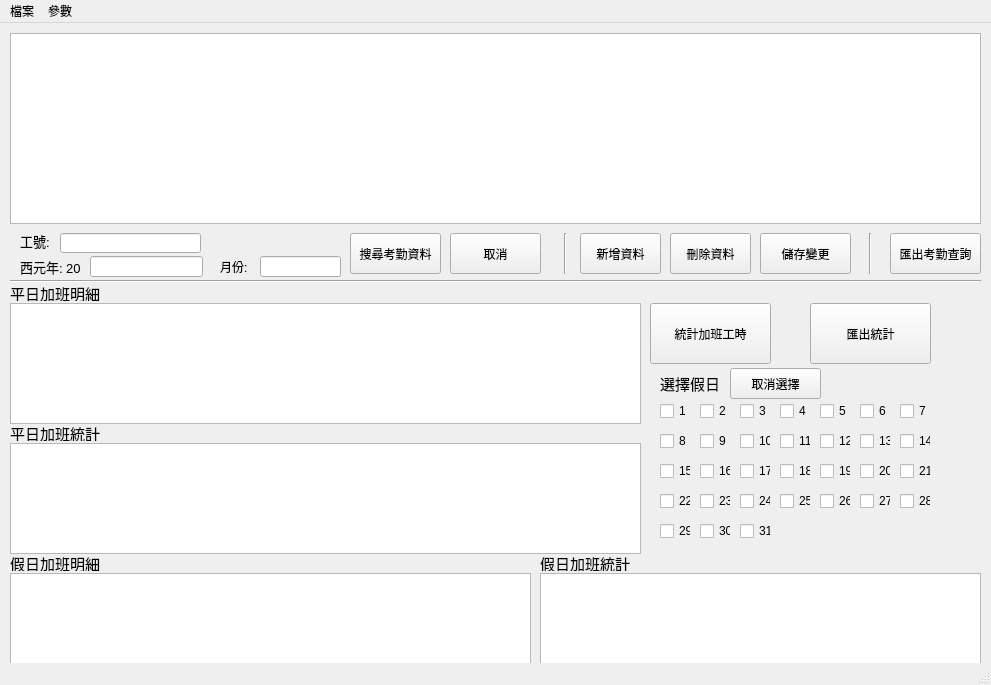
<?xml version="1.0" encoding="UTF-8"?>
<ui version="4.0">
 <class>MainWindow</class>
 <widget class="QMainWindow" name="MainWindow">
  <property name="geometry">
   <rect>
    <x>0</x>
    <y>0</y>
    <width>991</width>
    <height>685</height>
   </rect>
  </property>
  <property name="windowTitle">
   <string>加班時數統計</string>
  </property>
  <widget class="QWidget" name="centralwidget">
   <widget class="QTableView" name="tableView">
    <property name="geometry">
     <rect>
      <x>10</x>
      <y>10</y>
      <width>971</width>
      <height>191</height>
     </rect>
    </property>
    <property name="sortingEnabled">
     <bool>false</bool>
    </property>
   </widget>
   <widget class="QLabel" name="label">
    <property name="geometry">
     <rect>
      <x>20</x>
      <y>210</y>
      <width>47</width>
      <height>16</height>
     </rect>
    </property>
    <property name="font">
     <font>
      <family>System</family>
      <pointsize>10</pointsize>
     </font>
    </property>
    <property name="text">
     <string>工號:</string>
    </property>
   </widget>
   <widget class="QLineEdit" name="lineEdit_id">
    <property name="geometry">
     <rect>
      <x>60</x>
      <y>210</y>
      <width>141</width>
      <height>20</height>
     </rect>
    </property>
   </widget>
   <widget class="QLabel" name="label_2">
    <property name="geometry">
     <rect>
      <x>20</x>
      <y>233</y>
      <width>71</width>
      <height>21</height>
     </rect>
    </property>
    <property name="font">
     <font>
      <family>System</family>
      <pointsize>10</pointsize>
     </font>
    </property>
    <property name="text">
     <string>西元年: 20</string>
    </property>
   </widget>
   <widget class="QLineEdit" name="lineEdit_year">
    <property name="geometry">
     <rect>
      <x>90</x>
      <y>233</y>
      <width>113</width>
      <height>21</height>
     </rect>
    </property>
   </widget>
   <widget class="QLabel" name="label_3">
    <property name="geometry">
     <rect>
      <x>220</x>
      <y>233</y>
      <width>47</width>
      <height>21</height>
     </rect>
    </property>
    <property name="font">
     <font>
      <family>System</family>
     </font>
    </property>
    <property name="text">
     <string>月份:</string>
    </property>
   </widget>
   <widget class="QLineEdit" name="lineEdit_month">
    <property name="geometry">
     <rect>
      <x>260</x>
      <y>233</y>
      <width>81</width>
      <height>21</height>
     </rect>
    </property>
   </widget>
   <widget class="QPushButton" name="pushButton">
    <property name="geometry">
     <rect>
      <x>350</x>
      <y>210</y>
      <width>91</width>
      <height>41</height>
     </rect>
    </property>
    <property name="text">
     <string>搜尋考勤資料</string>
    </property>
   </widget>
   <widget class="QPushButton" name="pushButton_2">
    <property name="geometry">
     <rect>
      <x>450</x>
      <y>210</y>
      <width>91</width>
      <height>41</height>
     </rect>
    </property>
    <property name="text">
     <string>取消</string>
    </property>
   </widget>
   <widget class="QTableView" name="tableView_2">
    <property name="geometry">
     <rect>
      <x>10</x>
      <y>280</y>
      <width>631</width>
      <height>121</height>
     </rect>
    </property>
   </widget>
   <widget class="QTableView" name="tableView_3">
    <property name="geometry">
     <rect>
      <x>10</x>
      <y>420</y>
      <width>631</width>
      <height>111</height>
     </rect>
    </property>
   </widget>
   <widget class="QPushButton" name="pushButton_3">
    <property name="geometry">
     <rect>
      <x>650</x>
      <y>280</y>
      <width>121</width>
      <height>61</height>
     </rect>
    </property>
    <property name="text">
     <string>統計加班工時</string>
    </property>
   </widget>
   <widget class="QPushButton" name="pushButton_4">
    <property name="geometry">
     <rect>
      <x>760</x>
      <y>210</y>
      <width>91</width>
      <height>41</height>
     </rect>
    </property>
    <property name="text">
     <string>儲存變更</string>
    </property>
   </widget>
   <widget class="QCheckBox" name="checkBox_1">
    <property name="geometry">
     <rect>
      <x>660</x>
      <y>380</y>
      <width>31</width>
      <height>16</height>
     </rect>
    </property>
    <property name="text">
     <string>1</string>
    </property>
   </widget>
   <widget class="QCheckBox" name="checkBox_2">
    <property name="geometry">
     <rect>
      <x>700</x>
      <y>380</y>
      <width>31</width>
      <height>16</height>
     </rect>
    </property>
    <property name="text">
     <string>2</string>
    </property>
   </widget>
   <widget class="QCheckBox" name="checkBox_3">
    <property name="geometry">
     <rect>
      <x>740</x>
      <y>380</y>
      <width>31</width>
      <height>16</height>
     </rect>
    </property>
    <property name="text">
     <string>3</string>
    </property>
   </widget>
   <widget class="QCheckBox" name="checkBox_4">
    <property name="geometry">
     <rect>
      <x>780</x>
      <y>380</y>
      <width>31</width>
      <height>16</height>
     </rect>
    </property>
    <property name="text">
     <string>4</string>
    </property>
   </widget>
   <widget class="QCheckBox" name="checkBox_5">
    <property name="geometry">
     <rect>
      <x>820</x>
      <y>380</y>
      <width>31</width>
      <height>16</height>
     </rect>
    </property>
    <property name="text">
     <string>5</string>
    </property>
   </widget>
   <widget class="QCheckBox" name="checkBox_6">
    <property name="geometry">
     <rect>
      <x>860</x>
      <y>380</y>
      <width>31</width>
      <height>16</height>
     </rect>
    </property>
    <property name="text">
     <string>6</string>
    </property>
   </widget>
   <widget class="QCheckBox" name="checkBox_7">
    <property name="geometry">
     <rect>
      <x>900</x>
      <y>380</y>
      <width>31</width>
      <height>16</height>
     </rect>
    </property>
    <property name="text">
     <string>7</string>
    </property>
   </widget>
   <widget class="QCheckBox" name="checkBox_9">
    <property name="geometry">
     <rect>
      <x>700</x>
      <y>410</y>
      <width>31</width>
      <height>16</height>
     </rect>
    </property>
    <property name="text">
     <string>9</string>
    </property>
   </widget>
   <widget class="QCheckBox" name="checkBox_14">
    <property name="geometry">
     <rect>
      <x>900</x>
      <y>410</y>
      <width>31</width>
      <height>16</height>
     </rect>
    </property>
    <property name="text">
     <string>14</string>
    </property>
   </widget>
   <widget class="QCheckBox" name="checkBox_11">
    <property name="geometry">
     <rect>
      <x>780</x>
      <y>410</y>
      <width>31</width>
      <height>16</height>
     </rect>
    </property>
    <property name="text">
     <string>11</string>
    </property>
   </widget>
   <widget class="QCheckBox" name="checkBox_8">
    <property name="geometry">
     <rect>
      <x>660</x>
      <y>410</y>
      <width>31</width>
      <height>16</height>
     </rect>
    </property>
    <property name="text">
     <string>8</string>
    </property>
   </widget>
   <widget class="QCheckBox" name="checkBox_12">
    <property name="geometry">
     <rect>
      <x>820</x>
      <y>410</y>
      <width>31</width>
      <height>16</height>
     </rect>
    </property>
    <property name="text">
     <string>12</string>
    </property>
   </widget>
   <widget class="QCheckBox" name="checkBox_13">
    <property name="geometry">
     <rect>
      <x>860</x>
      <y>410</y>
      <width>31</width>
      <height>16</height>
     </rect>
    </property>
    <property name="text">
     <string>13</string>
    </property>
   </widget>
   <widget class="QCheckBox" name="checkBox_10">
    <property name="geometry">
     <rect>
      <x>740</x>
      <y>410</y>
      <width>31</width>
      <height>16</height>
     </rect>
    </property>
    <property name="text">
     <string>10</string>
    </property>
   </widget>
   <widget class="QCheckBox" name="checkBox_16">
    <property name="geometry">
     <rect>
      <x>700</x>
      <y>440</y>
      <width>31</width>
      <height>16</height>
     </rect>
    </property>
    <property name="text">
     <string>16</string>
    </property>
   </widget>
   <widget class="QCheckBox" name="checkBox_21">
    <property name="geometry">
     <rect>
      <x>900</x>
      <y>440</y>
      <width>31</width>
      <height>16</height>
     </rect>
    </property>
    <property name="text">
     <string>21</string>
    </property>
   </widget>
   <widget class="QCheckBox" name="checkBox_18">
    <property name="geometry">
     <rect>
      <x>780</x>
      <y>440</y>
      <width>31</width>
      <height>16</height>
     </rect>
    </property>
    <property name="text">
     <string>18</string>
    </property>
   </widget>
   <widget class="QCheckBox" name="checkBox_15">
    <property name="geometry">
     <rect>
      <x>660</x>
      <y>440</y>
      <width>31</width>
      <height>16</height>
     </rect>
    </property>
    <property name="text">
     <string>15</string>
    </property>
   </widget>
   <widget class="QCheckBox" name="checkBox_19">
    <property name="geometry">
     <rect>
      <x>820</x>
      <y>440</y>
      <width>31</width>
      <height>16</height>
     </rect>
    </property>
    <property name="text">
     <string>19</string>
    </property>
   </widget>
   <widget class="QCheckBox" name="checkBox_20">
    <property name="geometry">
     <rect>
      <x>860</x>
      <y>440</y>
      <width>31</width>
      <height>16</height>
     </rect>
    </property>
    <property name="text">
     <string>20</string>
    </property>
   </widget>
   <widget class="QCheckBox" name="checkBox_17">
    <property name="geometry">
     <rect>
      <x>740</x>
      <y>440</y>
      <width>31</width>
      <height>16</height>
     </rect>
    </property>
    <property name="text">
     <string>17</string>
    </property>
   </widget>
   <widget class="QCheckBox" name="checkBox_23">
    <property name="geometry">
     <rect>
      <x>700</x>
      <y>470</y>
      <width>31</width>
      <height>16</height>
     </rect>
    </property>
    <property name="text">
     <string>23</string>
    </property>
   </widget>
   <widget class="QCheckBox" name="checkBox_28">
    <property name="geometry">
     <rect>
      <x>900</x>
      <y>470</y>
      <width>31</width>
      <height>16</height>
     </rect>
    </property>
    <property name="text">
     <string>28</string>
    </property>
   </widget>
   <widget class="QCheckBox" name="checkBox_25">
    <property name="geometry">
     <rect>
      <x>780</x>
      <y>470</y>
      <width>31</width>
      <height>16</height>
     </rect>
    </property>
    <property name="text">
     <string>25</string>
    </property>
   </widget>
   <widget class="QCheckBox" name="checkBox_22">
    <property name="geometry">
     <rect>
      <x>660</x>
      <y>470</y>
      <width>31</width>
      <height>16</height>
     </rect>
    </property>
    <property name="text">
     <string>22</string>
    </property>
   </widget>
   <widget class="QCheckBox" name="checkBox_26">
    <property name="geometry">
     <rect>
      <x>820</x>
      <y>470</y>
      <width>31</width>
      <height>16</height>
     </rect>
    </property>
    <property name="text">
     <string>26</string>
    </property>
   </widget>
   <widget class="QCheckBox" name="checkBox_27">
    <property name="geometry">
     <rect>
      <x>860</x>
      <y>470</y>
      <width>31</width>
      <height>16</height>
     </rect>
    </property>
    <property name="text">
     <string>27</string>
    </property>
   </widget>
   <widget class="QCheckBox" name="checkBox_24">
    <property name="geometry">
     <rect>
      <x>740</x>
      <y>470</y>
      <width>31</width>
      <height>16</height>
     </rect>
    </property>
    <property name="text">
     <string>24</string>
    </property>
   </widget>
   <widget class="QCheckBox" name="checkBox_30">
    <property name="geometry">
     <rect>
      <x>700</x>
      <y>500</y>
      <width>31</width>
      <height>16</height>
     </rect>
    </property>
    <property name="text">
     <string>30</string>
    </property>
   </widget>
   <widget class="QCheckBox" name="checkBox_29">
    <property name="geometry">
     <rect>
      <x>660</x>
      <y>500</y>
      <width>31</width>
      <height>16</height>
     </rect>
    </property>
    <property name="text">
     <string>29</string>
    </property>
   </widget>
   <widget class="QCheckBox" name="checkBox_31">
    <property name="geometry">
     <rect>
      <x>740</x>
      <y>500</y>
      <width>31</width>
      <height>16</height>
     </rect>
    </property>
    <property name="text">
     <string>31</string>
    </property>
   </widget>
   <widget class="QLabel" name="label_4">
    <property name="geometry">
     <rect>
      <x>660</x>
      <y>350</y>
      <width>71</width>
      <height>20</height>
     </rect>
    </property>
    <property name="font">
     <font>
      <family>System</family>
      <pointsize>11</pointsize>
     </font>
    </property>
    <property name="text">
     <string>選擇假日</string>
    </property>
   </widget>
   <widget class="QLabel" name="label_5">
    <property name="geometry">
     <rect>
      <x>10</x>
      <y>262</y>
      <width>91</width>
      <height>16</height>
     </rect>
    </property>
    <property name="font">
     <font>
      <pointsize>11</pointsize>
     </font>
    </property>
    <property name="text">
     <string>平日加班明細</string>
    </property>
   </widget>
   <widget class="QLabel" name="label_6">
    <property name="geometry">
     <rect>
      <x>10</x>
      <y>402</y>
      <width>91</width>
      <height>16</height>
     </rect>
    </property>
    <property name="font">
     <font>
      <pointsize>11</pointsize>
     </font>
    </property>
    <property name="text">
     <string>平日加班統計</string>
    </property>
   </widget>
   <widget class="QLabel" name="label_7">
    <property name="geometry">
     <rect>
      <x>10</x>
      <y>532</y>
      <width>91</width>
      <height>16</height>
     </rect>
    </property>
    <property name="font">
     <font>
      <pointsize>11</pointsize>
     </font>
    </property>
    <property name="text">
     <string>假日加班明細</string>
    </property>
   </widget>
   <widget class="QTableView" name="tableView_4">
    <property name="geometry">
     <rect>
      <x>10</x>
      <y>550</y>
      <width>521</width>
      <height>91</height>
     </rect>
    </property>
   </widget>
   <widget class="Line" name="line">
    <property name="geometry">
     <rect>
      <x>10</x>
      <y>250</y>
      <width>971</width>
      <height>16</height>
     </rect>
    </property>
    <property name="orientation">
     <enum>Qt::Horizontal</enum>
    </property>
   </widget>
   <widget class="QTableView" name="tableView_5">
    <property name="geometry">
     <rect>
      <x>540</x>
      <y>550</y>
      <width>441</width>
      <height>91</height>
     </rect>
    </property>
   </widget>
   <widget class="QLabel" name="label_8">
    <property name="geometry">
     <rect>
      <x>540</x>
      <y>532</y>
      <width>91</width>
      <height>16</height>
     </rect>
    </property>
    <property name="font">
     <font>
      <pointsize>11</pointsize>
     </font>
    </property>
    <property name="text">
     <string>假日加班統計</string>
    </property>
   </widget>
   <widget class="QPushButton" name="pushButton_5">
    <property name="geometry">
     <rect>
      <x>730</x>
      <y>345</y>
      <width>91</width>
      <height>31</height>
     </rect>
    </property>
    <property name="text">
     <string>取消選擇</string>
    </property>
   </widget>
   <widget class="QPushButton" name="pushButton_6">
    <property name="geometry">
     <rect>
      <x>890</x>
      <y>210</y>
      <width>91</width>
      <height>41</height>
     </rect>
    </property>
    <property name="text">
     <string>匯出考勤查詢</string>
    </property>
   </widget>
   <widget class="QPushButton" name="pushButton_7">
    <property name="geometry">
     <rect>
      <x>810</x>
      <y>280</y>
      <width>121</width>
      <height>61</height>
     </rect>
    </property>
    <property name="text">
     <string>匯出統計</string>
    </property>
   </widget>
   <widget class="QPushButton" name="pushButton_8">
    <property name="geometry">
     <rect>
      <x>580</x>
      <y>210</y>
      <width>81</width>
      <height>41</height>
     </rect>
    </property>
    <property name="text">
     <string>新增資料</string>
    </property>
   </widget>
   <widget class="QPushButton" name="pushButton_9">
    <property name="geometry">
     <rect>
      <x>670</x>
      <y>210</y>
      <width>81</width>
      <height>41</height>
     </rect>
    </property>
    <property name="text">
     <string>刪除資料</string>
    </property>
   </widget>
   <widget class="Line" name="line_2">
    <property name="geometry">
     <rect>
      <x>555</x>
      <y>210</y>
      <width>21</width>
      <height>41</height>
     </rect>
    </property>
    <property name="orientation">
     <enum>Qt::Vertical</enum>
    </property>
   </widget>
   <widget class="Line" name="line_3">
    <property name="geometry">
     <rect>
      <x>860</x>
      <y>210</y>
      <width>20</width>
      <height>41</height>
     </rect>
    </property>
    <property name="orientation">
     <enum>Qt::Vertical</enum>
    </property>
   </widget>
  </widget>
  <widget class="QMenuBar" name="menubar">
   <property name="geometry">
    <rect>
     <x>0</x>
     <y>0</y>
     <width>991</width>
     <height>22</height>
    </rect>
   </property>
   <widget class="QMenu" name="menuFile">
    <property name="title">
     <string>檔案</string>
    </property>
    <addaction name="actionOpen"/>
    <addaction name="actionSave"/>
    <addaction name="actionClear"/>
   </widget>
   <widget class="QMenu" name="menu">
    <property name="title">
     <string>參數</string>
    </property>
    <addaction name="actionDefind"/>
   </widget>
   <addaction name="menuFile"/>
   <addaction name="menu"/>
  </widget>
  <widget class="QStatusBar" name="statusbar"/>
  <action name="actionOpen">
   <property name="text">
    <string>匯入</string>
   </property>
  </action>
  <action name="actionSave">
   <property name="text">
    <string>匯出</string>
   </property>
  </action>
  <action name="actionClear">
   <property name="text">
    <string>清空資料庫</string>
   </property>
  </action>
  <action name="actionDefind">
   <property name="text">
    <string>參數</string>
   </property>
  </action>
 </widget>
 <layoutdefault spacing="6" margin="11"/>
 <resources/>
 <connections/>
</ui>
